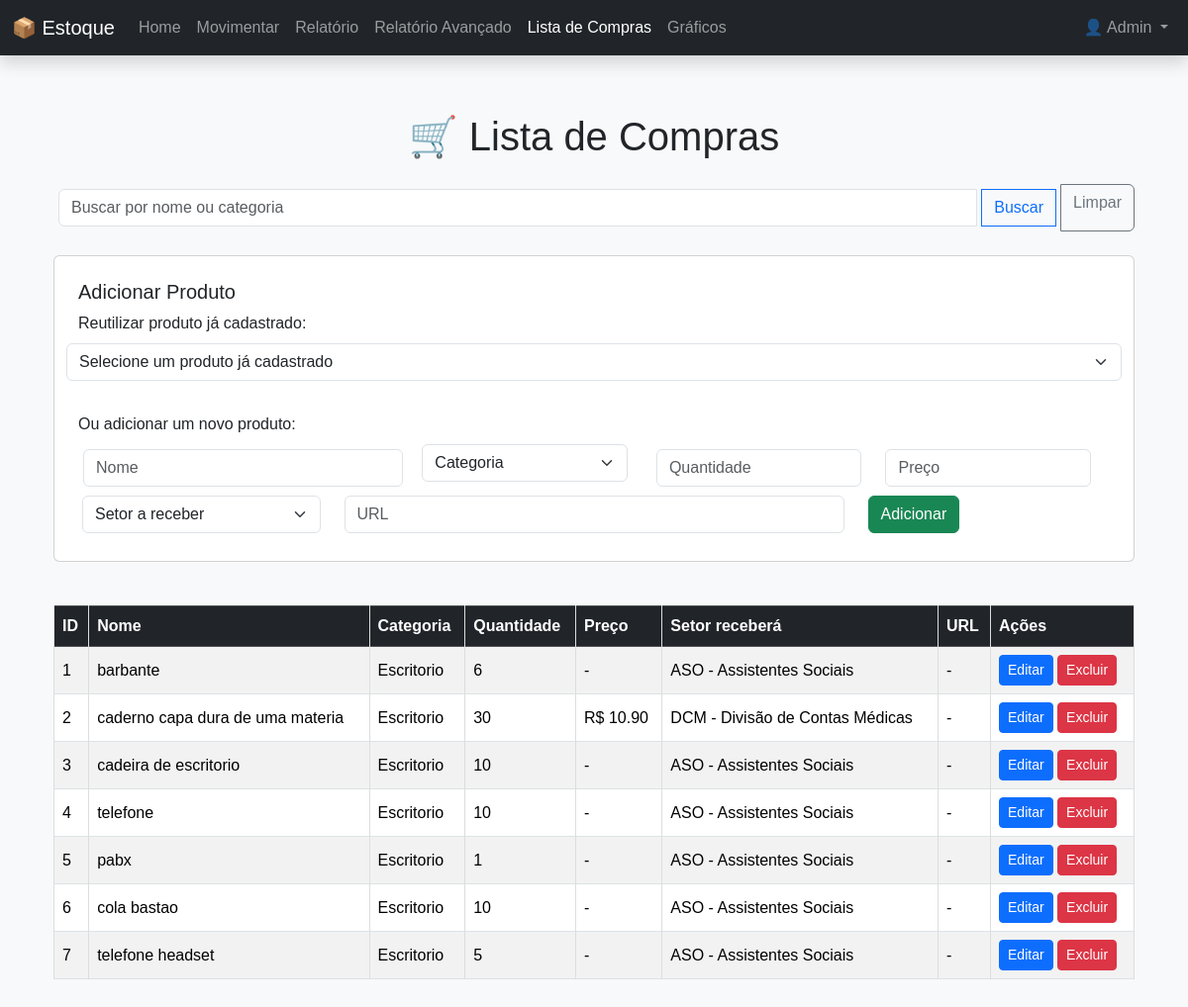
The page /lista_compras (signed in) on the database its author committed.
### models.py (models this page shows, shortened)
class Usuario(db.Model, UserMixin):
    id = db.Column(db.Integer, primary_key=True)
    nome = db.Column(db.String(100), nullable=False)
    email = db.Column(db.String(100), unique=True, nullable=False)
    senha = db.Column(db.String(200), nullable=False)
    tipo = db.Column(db.String(20), nullable=False, default='usuario')
    @property
    def is_admin(self):
        return self.tipo == 'admin'

class Compra(db.Model):
    __tablename__ = 'compras'
    id = db.Column(db.Integer, primary_key=True)
    nome = db.Column(db.String(100), nullable=False)
    categoria_id = db.Column(db.Integer, db.ForeignKey('categoria.id'), nullable=False)
    quantidade = db.Column(db.Integer, nullable=False)
    preco = db.Column(db.Float, nullable=True)
    setor_id = db.Column(db.Integer, db.ForeignKey('setores.id'), nullable=True)
    url = db.Column(db.String(500), nullable=True)
    categoria = db.relationship('Categoria', backref='compras')
    setor = db.relationship('Setor', backref='compras')

class Categoria(db.Model):
    id = db.Column(db.Integer, primary_key=True)
    nome = db.Column(db.String(50), nullable=False, unique=True)
    produtos = db.relationship('Produto', backref='categoria', lazy=True)

class Setor(db.Model):
    __tablename__ = 'setores'
    id = db.Column(db.Integer, primary_key=True)
    nome = db.Column(db.String(100), nullable=False)
    status = db.Column(db.Boolean, default=True, nullable=True)

### app.py (the view)
@app.route('/lista_compras')
@login_required
def lista_compras():
    busca = request.args.get('busca')
    categorias = Categoria.query.all()
    setores = Setor.query.all()
    produtos = Produto.query.all()
    if busca:
        compras = Compra.query.join(Categoria).filter(
            Compra.nome.ilike(f'%{busca}%') |
            Categoria.nome.ilike(f'%{busca}%')
        ).all()
    else:
        compras = Compra.query.all()
    return render_template('lista_compras.html', categorias=categorias, setores=setores, compras=compras, produtos=produtos)

### app.py (called while the page is built)
@login_manager.user_loader
def load_user(user_id):
    return Usuario.query.get(int(user_id))

### templates/lista_compras.html (shortened to what this page needs)
{% extends 'base.html' %}
{% block content %}
<div class="container mt-4">
  <h1 class="text-center mb-4">🛒 Lista de Compras</h1>
  <form class="input-group mb-4" method="GET" action="{{ url_for('lista_compras') }}">
    <input type="text" name="busca" class="form-control" placeholder="Buscar por nome ou categoria">
    <button class="btn btn-outline-primary" type="submit">Buscar</button>
    <a href="{{ url_for('lista_compras') }}" class="btn btn-outline-secondary">Limpar</a>
  </form>
  <div class="card p-4 mb-4">
    <h5 class="card-title">Adicionar Produto</h5>
    <div class="row">
      <label class="form-label">Reutilizar produto já cadastrado:</label>
      <select class="form-select" name="produto_id" id="produto_id">
        <option value="">Selecione um produto já cadastrado</option>
      </select>
    </div>
    <div class="row mt-3">
      <label class="form-label">Ou adicionar um novo produto:</label>
      <form action="{{ url_for('adicionar_compra') }}" method="POST" class="row">
        <div class="col col-4">
          <input type="text" name="nome" class="form-control" placeholder="Nome" required id="nome">
        </div>
        <div class="col">
          <select name="categoria_id" class="form-select"  id="categoria_id">
            <option value="">Categoria</option>
          </select>
        </div>
        <div class="col">
          <input type="number" name="quantidade" class="form-control" placeholder="Quantidade" required min="0">
        </div>
        <div class="col ">
          <input type="number" name="preco" class="form-control" step="0.01" placeholder="Preço" min="0" id="preco">
        </div>
      </div>
      <div class="row p-1">
        <div class="col">
          <select class="form-select" name="setor_id">
            <option value="">Setor a receber</option>
          </select>
        </div>
        <div class="col col-6" >
          <input type="text" name="url" class="form-control" placeholder="URL">
        </div>
        <div class="col">
          <button type="submit" class="btn btn-success">Adicionar</button>
        </div>
    </div>
  </div>
  <div class="table-responsive">
    <table class="table table-bordered table-striped table-hover align-middle">
      <thead class="table-dark">
        <tr>
          <th>ID</th>
          <th>Nome</th>
          <th>Categoria</th>
          <th>Quantidade</th>
          <th>Preço</th>
          <th>Setor receberá</th>
          <th>URL</th>
          <th>Ações</th>
        </tr>
      </thead>
      <tbody>
        {% for c in compras %}
        <tr>
          <td>{{ c.id }}</td>
          <td>{{ c.nome }}</td>
          <td>{% if c.categoria %}{{ c.categoria.nome }}{% else %} - {% endif %}</td>
          <td>{{ c.quantidade }}</td>
          <td>{% if c.preco %}R$ {{ "%.2f"|format(c.preco) }}{% else %} - {% endif %}</td>
          <td>{% if c.setor %}{{ c.setor.nome }}{% else %} - {% endif %}</td>
          <td>
              {% if c.url %}
                <a href="{{ c.url }}" target="_blank">
                  {{ c.url[:30] }}{% if c.url|length > 30 %}...{% endif %}
                </a>
              {% else %}
                -
              {% endif %}
          </td>
          <td>
            <a href="{{ url_for('edit_compra', id=c.id) }}" class="btn btn-sm btn-primary">Editar</a>
            <a href="{{ url_for('delete_compra', id=c.id) }}" class="btn btn-sm btn-danger"
               onclick="return confirm('Deseja mesmo excluir este produto da lista de compras?');">Excluir</a>
          </td>
        </tr>
        {% else %}
        <tr>
          <td colspan="8" class="text-center">Nenhum produto encontrado.</td>
        </tr>
        {% endfor %}
      </tbody>
    </table>
  </div>
</div>
{% endblock %}

### templates/base.html (shortened to what this page needs)
<!DOCTYPE html>
<html lang="pt-br">
<head>
  <link href="https://cdn.jsdelivr.net/npm/bootstrap@5.3.3/dist/css/bootstrap.min.css" rel="stylesheet">
  <link rel="stylesheet" href="{{ url_for('static', filename='css/style.css') }}">
</head>
<body class="bg-light">
  <nav class="navbar navbar-expand-lg navbar-dark bg-dark fixed-top shadow">
    <div class="container-fluid">
      <a class="navbar-brand" href="{{ url_for('index') }}">📦 Estoque</a>
      <div class="collapse navbar-collapse" id="navbarNav">
        <ul class="navbar-nav me-auto">
          <li class="nav-item">
            <a class="nav-link {% if request.endpoint == 'index' %}active{% endif %}" href="{{ url_for('index') }}">Home</a>
          </li>
          <li class="nav-item">
            <a class="nav-link {% if request.endpoint == 'movimentar' %}active{% endif %}" href="{{ url_for('movimentar') }}">Movimentar</a>
          </li>
          <li class="nav-item">
            <a class="nav-link {% if request.endpoint == 'relatorio' %}active{% endif %}" href="{{ url_for('relatorio') }}">Relatório</a>
          </li>
          <li class="nav-item">
            <a class="nav-link {% if request.endpoint == 'relatorio_avancado' %}active{% endif %}" href="{{ url_for('relatorio_avancado') }}">Relatório Avançado</a>
          </li>
          <li class="nav-item">
            <a class="nav-link {% if request.endpoint == 'lista_compras' %}active{% endif %}" href="{{ url_for('lista_compras') }}">Lista de Compras</a>
          </li>
          <li class="nav-item">
            <a class="nav-link {% if request.endpoint == 'graficos' %}active{% endif %}" href="{{ url_for('graficos') }}">Gráficos</a>
          </li>
        </ul>
        <ul class="navbar-nav ms-auto">
        {% if current_user.is_authenticated %}
          <li class="nav-item dropdown">
            <a class="nav-link dropdown-toggle" href="#" id="userDropdown" role="button" data-bs-toggle="dropdown" aria-expanded="false">
              👤 {{ current_user.nome }}
            </a>
          </li>
        {% else %}
          <li class="nav-item">
            <a class="nav-link text-success" href="{{ url_for('login') }}">Login</a>
          </li>
        {% endif %}
        </ul>
      </div>
    </div>
  </nav>
  <main class="container my-4">
    {% block content %}{% endblock %}
  </main>
</body>
</html>

### static/css/style.css (style rules this page uses)
body { font-family: Arial, sans-serif; margin: 20px; }
form input, form button { margin: 5px; }
table { margin-top: 20px; border-collapse: collapse; width: 100%; }
table, th, td { border: 1px solid #ddd; }
th, td { padding: 8px; }

### templates/base.html (style rules this page uses)
body { padding-top: 70px; }

### rows shown on the page
Usuario: nome "Admin"
Compra: id "1", nome "barbante", categoria.nome "Escritorio", quantidade "6", setor.nome "ASO - Assistentes Sociais"
Compra: id "2", nome "caderno capa dura de uma materia", categoria.nome "Escritorio", quantidade "30", preco "10.90", setor.nome "DCM - Divisão de Contas Médicas"
Compra: id "3", nome "cadeira de escritorio", categoria.nome "Escritorio", quantidade "10", setor.nome "ASO - Assistentes Sociais"
Compra: id "4", nome "telefone", categoria.nome "Escritorio", quantidade "10", setor.nome "ASO - Assistentes Sociais"
Compra: id "5", nome "pabx", categoria.nome "Escritorio", quantidade "1", setor.nome "ASO - Assistentes Sociais"
Compra: id "6", nome "cola bastao", categoria.nome "Escritorio", quantidade "10", setor.nome "ASO - Assistentes Sociais"
Compra: id "7", nome "telefone headset", categoria.nome "Escritorio", quantidade "5", setor.nome "ASO - Assistentes Sociais"
